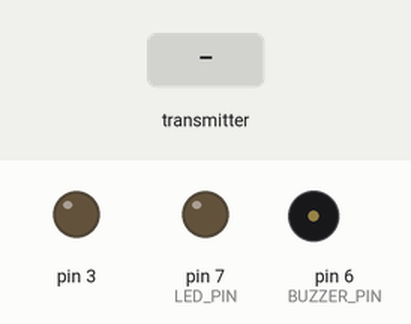
This sketch was run on a simulated Arduino Uno, built with avr-gcc and run on an emulated ATmega328P. Parts: output pins drawn as LEDs (lit = HIGH), buzzer (waves = sounding, pin HIGH). The test bench sets the inputs (shaded band). No radio packets arrive unless stated.

Above: at 1.2 s.
1.3 s: the transmitter starts sending sensorVal.1 = 256
At 4.2 s:
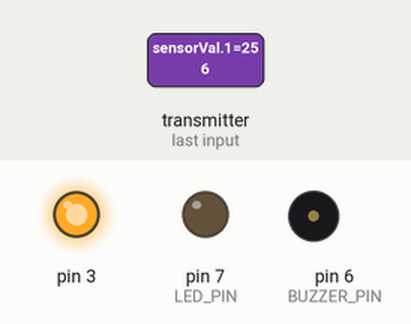
4.3 s: the transmitter starts sending sensorVal.1 = 0
At 4.98 s:
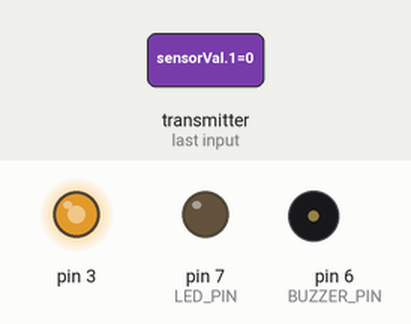
7.3 s: the transmitter starts sending sensorVal.1 = 512
At 7.77 s:
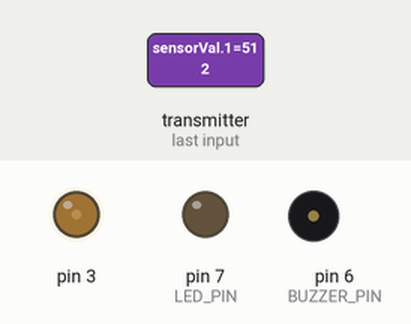
Timing chart, 0 to 11.4 s (numbered marks = the images above; inputs shaded):
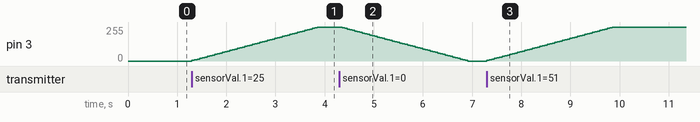

Measured:
- after the input at 1.3 s, pin 3: moves from 0/255 to 255/255 over 2.5 s, starting at once
- after the input at 4.3 s, pin 3: moves from 255/255 to 0/255 over 2.5 s, starting after 0.06 s
- after the input at 7.3 s, pin 3: moves from 0/255 to 255/255 over 2.5 s, starting at once

The sketch:

Skatevoard_receiver.ino
```cpp
#include <RH_ASK.h>
#include <SPI.h>

#define LED_PIN (7)
#define BUZZER_PIN (6)


RH_ASK driver(2000, 16,14,10);

int sensorVal[4] = {0};
int potval;
int curval;

const int MAXSPEED = 255;
const int ACCELERATION = 5;
const int DECCELERATION = 7;

void setup() {
  pinMode(BUZZER_PIN, OUTPUT);
  pinMode(LED_PIN, OUTPUT);
  pinMode(3, OUTPUT);
  if(driver.init()) ;
  curval=0;
  Serial.begin(9600);
}

void loop() {
  receive();
  while(sensorVal[2] == 0){
      receive();
      potval = sensorVal[1];

      while(curval<potval){
          receive();
          potval = sensorVal[1];
          curval = curval + ACCELERATION;
          curval = min(curval, MAXSPEED);
          analogWrite(3,curval);
          delay(50);
      }

      while(curval>potval){
        receive();
        potval = sensorVal[1];

        if(potval < 0){
          curval = curval - DECCELERATION;
          curval = max(curval, 0);
          analogWrite(3,curval);
          delay(50);
        }else{
          curval=curval - ACCELERATION;
          curval = max(curval, 0);
          analogWrite(3,curval);
          delay(50);
        }
      }
      analogWrite(3,curval);
  }
  potval = 0;
  while(curval>potval){
    curval=curval - DECCELERATION;
    curval = max(curval, 0);
    analogWrite(3,curval);
    delay(50);
  }
  analogWrite(3,curval);
}


void receive(){
  uint8_t buflen = sizeof(sensorVal);
  driver.recv((uint8_t *)sensorVal, &buflen);

}


void beep(int a){
  switch(a){
    case 1:
      analogWrite(BUZZER_PIN,200);
      delay(250);
      analogWrite(BUZZER_PIN,0);
      delay(250);
      analogWrite(BUZZER_PIN,255);
      delay(250);
      analogWrite(BUZZER_PIN,0);
      break;
  }
}
```
